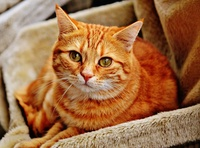
#> input picture Object Deteced Part1/cat.jpg, 200 x 148 px, shrunk from 640 x 475 before the run
$ python Object_Detected_p1.py
#> lines starting #> are read from the running program, lines starting #| are printed output that depends on the picture
import cv2
import  numpy as np
import  math


'''
Trong xử lý ảnh sử dụng tính đặc trưng (histogram) của màu sắc để xác định đối tượng sẽ gây
ra sai lệch rất nhiều đối với các màu sắc gần tương đồng nhau . VD như Mèo có màu đen sẽ giống
con chó có màu đen hơn con mèo màu vàng . Để xứ lý vấn đề đó ta có thể tăng nhiều đối tượng
ở dataset và so sánh kỳ vọng của ảnh đầu vào .
'''
#reading image
cat = cv2.imread('cat.jpg')
#> cat is the input picture: shape (148, 200, 3); mean B, G, R 69.9, 109.2, 158.8
img1 = cv2.imread('dataset/cat1.jpg')
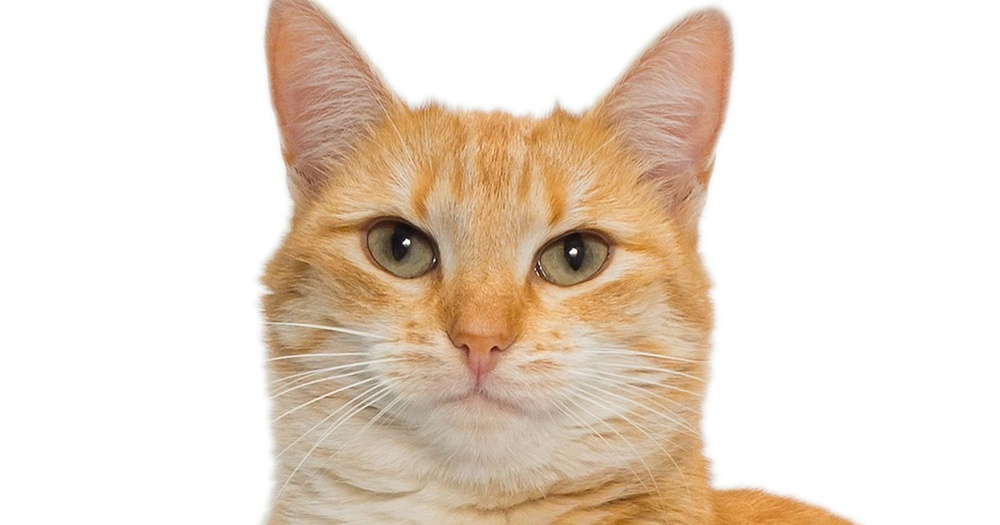
#> input picture Object Deteced Part1/dataset/cat1.jpg, 1000 x 525 px, shrunk from 3200 x 1680 before the run
#> img1 is the input picture: shape (525, 1000, 3); mean B, G, R 204.8, 218.8, 232.8
img2 = cv2.imread('dataset/cat2.jpg')
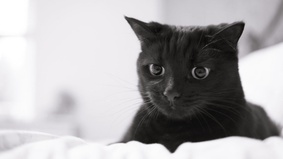
#> input picture Object Deteced Part1/dataset/cat2.jpg, 283 x 159 px, shrunk from 907 x 510 before the run
#> img2 is the input picture: shape (159, 283, 3); mean B, G, R 174.5, 172.8, 174.3
img3 = cv2.imread('dataset/cat3.jpg')
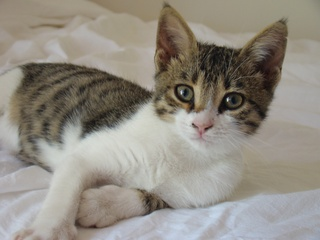
#> input picture Object Deteced Part1/dataset/cat3.jpg, 320 x 240 px, shrunk from 1024 x 768 before the run
#> img3 is the input picture: shape (240, 320, 3); mean B, G, R 131.4, 141, 146.4
img4 = cv2.imread('dataset/cat4.jpg')
img5 = cv2.imread('dataset/cat5.jpg')
img6 = cv2.imread('dataset/cat6.jpg')
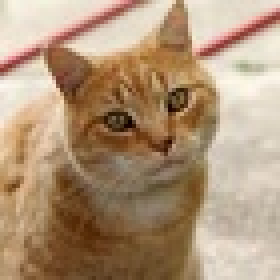
#> input picture Object Deteced Part1/dataset/cat6.jpg, 70 x 70 px, shrunk from 225 x 224 before the run (shown 4 times larger)
#> img6 is the input picture: shape (70, 70, 3); mean B, G, R 120.7, 148.8, 175.9
dog = cv2.imread('dog.jpg')
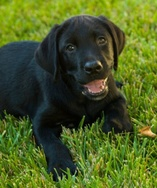
#> input picture Object Deteced Part1/dog.jpg, 157 x 188 px, shrunk from 503 x 600 before the run
#> dog is the input picture: shape (188, 157, 3); mean B, G, R 36.5, 93, 75.7
print('Reading file : Done')

#create image gray
gray_cat =  cv2.cvtColor(cat,cv2.COLOR_BGR2GRAY)
gray_dog =  cv2.cvtColor(dog,cv2.COLOR_BGR2GRAY)
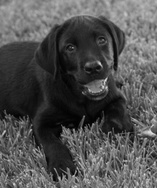
#> gray_dog: shape (188, 157); min 1, max 227, mean 81.4
gray_img1 = cv2.cvtColor(img1,cv2.COLOR_BGR2GRAY)
gray_img2 = cv2.cvtColor(img2,cv2.COLOR_BGR2GRAY)
gray_img3 = cv2.cvtColor(img3,cv2.COLOR_BGR2GRAY)
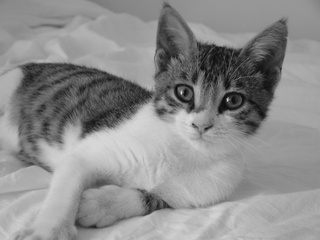
#> gray_img3: shape (240, 320); min 10, max 222, mean 141.5
#> (the run stopped early here; a loop or call above may not have finished)
